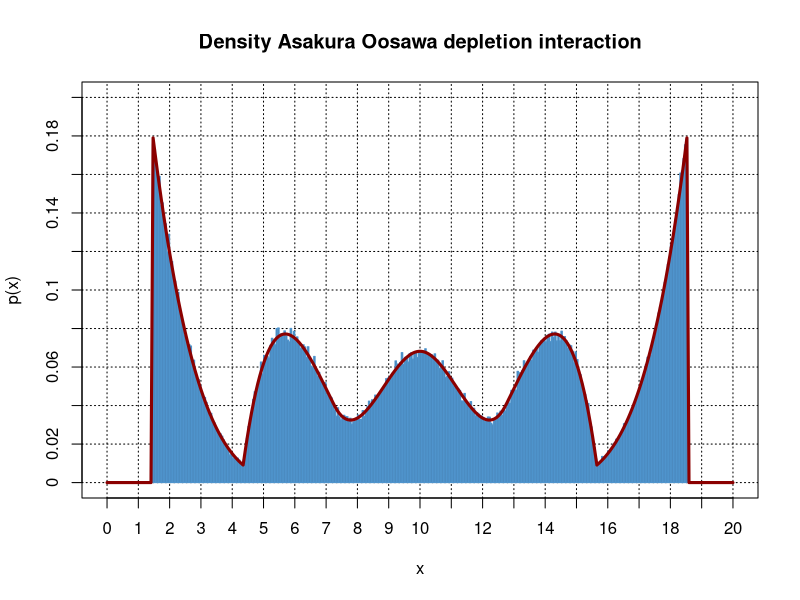

Recreate this plot in R.
# __________________________________________________________________________________________________
# 
# autor: Pedro Guarderas
# email: ajusworkopensource@gmail.com
# file: session_24.R
# 
# This program is free software; you can redistribute it and/or modify it under the 
# terms of the GNU General Public License as published by the Free Software Foundation; 
# either version 2 of the License, or (at your option) any later version.
# __________________________________________________________________________________________________


# __________________________________________________________________________________________________
# Asakura Oosawa depletion interaction

s<-1.45
N<-5
M<-50000
L<-20

A<-L - 2 * N * s
y<-matrix( runif( N * M, 0, A ), M, N )
y<-t( apply( y, 1, FUN = sort ) )
x<-t( apply( y, 1, FUN = function( x ) x + ( 2 * 0:(N-1) + 1 ) * s ) )
z<-rep( 0, N )

X<-as.vector( x )

Z<-function( N, L, s ) {
  z<-0
  if ( L > 2 * N * s ) {
    z<-( L - 2 * N * s )^N 
  }
  return( z )
}

rho<-function( k, x, N, L, s ) {
  return( choose( N - 1, k ) * Z( k, x - s, s ) * Z( N - 1 - k, L - x - s, s ) )
}

p<-function( x, N, L, s ) {
  return( sum( sapply( 0:(N-1), FUN = rho, x, N, L, s )  ) / Z( N, L, s ) ) 
}

x<-seq(0,L,length.out = 300 )
pr<-sapply( x, FUN = p, N, L, s )

xs<-seq( 0, L, length.out = 21 )
ys<-seq( 0, 0.2, length.out = 11 )
plot( x, pr, col = 'red3', type = 'n', lwd = 3, main = 'Density Asakura Oosawa depletion interaction',
      xlab = 'x', ylab = 'p(x)', xaxt = 'n', yaxt = 'n', xlim = c( 0, L ), ylim = c( 0, 0.2 ),
      panel.first = { 
        axis( 1, at=xs, labels = xs )
        axis( 2, at=ys, labels = ys )
        abline( v = xs, col = 'black', lwd = 1, lty = 3 )
        abline( h = ys, col = 'black', lwd = 1, lty = 3 )
      } )
hist( X, breaks = 250, freq = FALSE, col = 'steelblue', border = 'steelblue3', add = TRUE )
points( x, pr, col = 'red4', type = 'l', lwd = 3 )
